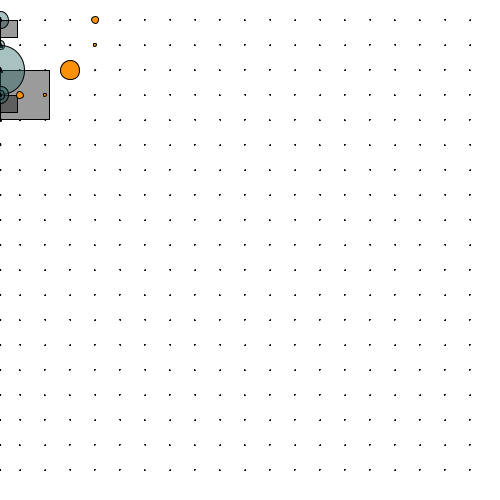
Frame 1 (no input)
Frame 60 (the mouse pressed at the canvas centre just before this capture): identical to frame 1, image omitted
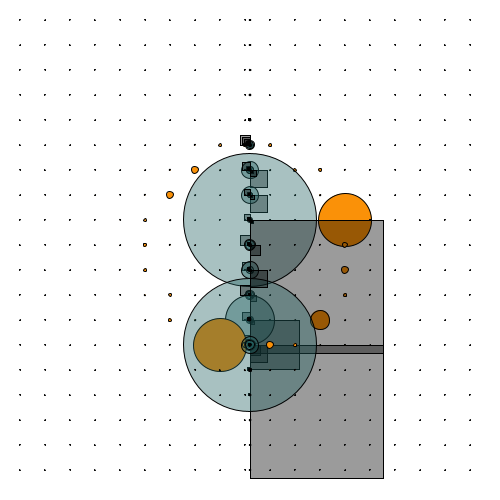
Frame 120 (the mouse held since frame 60 and released just before this capture)

The Processing sketch that drew these frames (run headless with seeded random() and noise(); from frame 60 on, the mouse is pressed at the canvas centre):

// Processing sketch: processing_2824
// ── processing_2824.pde

float margen, sp;

void setup(){
  margen = 20;
  sp = 25;
  size(500, 500);
  smooth();
  //noStroke();
}


void draw(){
  background(255);
  for(float y =margen; y <= height-margen; y += sp){
    for(float x = margen; x <= width-margen; x += sp){
      float d; //esta es la distancia
      d = 100 - sqrt((mouseX - x)*(mouseX - x) + (mouseY - y)*(mouseY - y));
      
     
     smooth();
     fill(#FA9108);
     ellipse(x, y, 20/d, 20/d);
     strokeWeight(1);
     fill(0,100); 
     rect(mouseY,x, 50/d, 50/d); 
    
 
     fill(34,96,97,100); 
     ellipse(mouseX,y, 50/d, 50/d); 
     strokeWeight(1); 
     smooth();  

    
    }
  }
}
